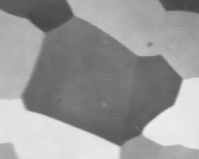
%> input picture 2D_example_Image_segmentation/tile.tif, 199 x 159 px
$ octave illustrations.m   (GNU Octave 9; MATLAB toolbox functions it lacks are replaced by stand-ins)
%> lines starting %> are read from the running program, lines starting %| are printed output that depends on the picture
% [4 lines of commented-out code are left out]

image_filename = "tile.tif";
image = imread(image_filename);
%> image is the input picture: size 159x199 uint8; min 68, max 236, mean 153.1
[H,L] = size(image);
%> H = 159; L = 199


%codage en coordonnées cartésiennes

figure
imagesc(image);
colormap("gray")

hold on
x1 = 40;
y1 = 60;
plot(x1,y1,'.r','MarkerSize',20);
line([0,x1],[y1 y1],'Color','red','LineStyle',':','LineWidth',1);
line([x1,x1],[0 y1],'Color','red','LineStyle',':','LineWidth',1);
x2 = 150;
y2 = 125;
plot(x2,y2,'.r','MarkerSize',20);
line([0,x2],[y2 y2],'Color','red','LineStyle',':','LineWidth',1);
line([x2,x2],[0 y2],'Color','red','LineStyle',':','LineWidth',1);
hold off
title("Codage en coordonnées cartésiennes")
xlabel("x");
ylabel("y");
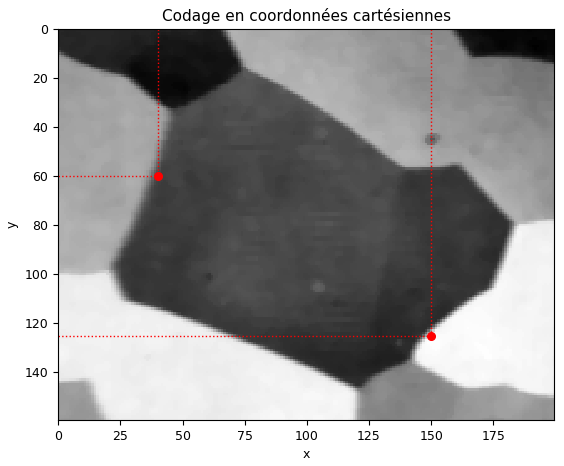
%> figure redrawn from the program's plot data

%problème de la représentation de coordonnées non valides

figure
image_filename = "tile_extended.png";
image = imread(image_filename);
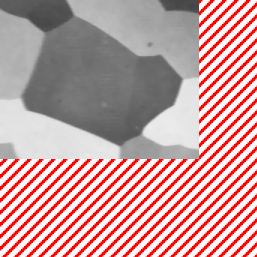
%> input picture 2D_example_Image_segmentation/tile_extended.png, 257 x 257 px
%> image is the input picture: size 257x257x3 uint8; mean R, G, B 206.2, 156.4, 156.4
imagesc(image);
hold on
x1 = 40;
y1 = 60;
plot(x1,y1,'.r','MarkerSize',20);
line([0,x1],[y1 y1],'Color','red','LineStyle',':','LineWidth',1);
line([x1,x1],[0 y1],'Color','red','LineStyle',':','LineWidth',1);
x2 = 150;
y2 = 125;
plot(x2,y2,'.r','MarkerSize',20);
line([0,x2],[y2 y2],'Color','red','LineStyle',':','LineWidth',1);
line([x2,x2],[0 y2],'Color','red','LineStyle',':','LineWidth',1);
hold off
title("toutes les représentations ne sont pas des solutions valides")
xlabel("x (puissance de 2 supérieure)");
ylabel("y (puissance de 2 supérieure)");
xticks([0 64 128 192 255])
yticks([0 64 128 192 255])
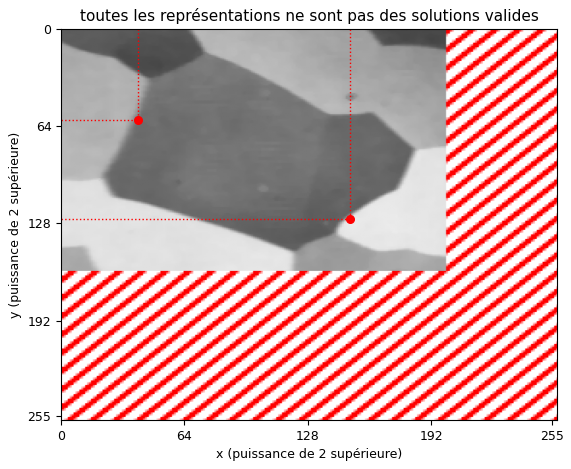
%> figure redrawn from the program's plot data


%codage en coordonnées polaires

nb_points_par_snake = 40;
delta_theta = (2*pi)/nb_points_par_snake;%pas en radians
thetas = 0:delta_theta:2*pi-delta_theta;

figure
image_filename = "tile.tif";
image = imread(image_filename);
imagesc(image);
colormap("gray")
hold on
for i = 1:nb_points_par_snake
    theta = thetas(i);

    [x,y] = pol2cart(theta,rho_max(L,H,theta));
    x = x+L/2;
    y = y+H/2;
    line([L/2 x],[H/2 y],'Color','red','LineStyle',':','LineWidth',1);

    [point_x,point_y] = pol2cart(theta,50);
    point_x = point_x+L/2;
    point_y = point_y+H/2;
    plot(point_x,point_y,'.r','MarkerSize',20);
end
hold off
title_str = sprintf("Codage en coordonnées polaires, %d points par snake",nb_points_par_snake);
title(title_str);
xlabel("x");
ylabel("y");
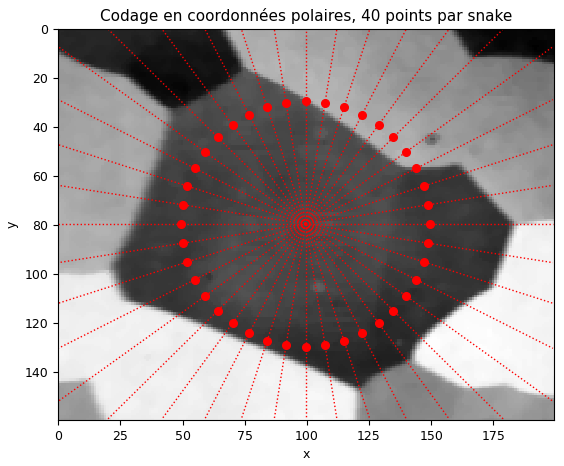
%> figure redrawn from the program's plot data


function valeur = rho_max(L,H,theta)

    a = L/2;
    b = H/2;
    if abs(tan(theta)) <= b/a
        valeur = a/abs(cos(theta));
    else
        valeur = b/abs(sin(theta));
    end
end
